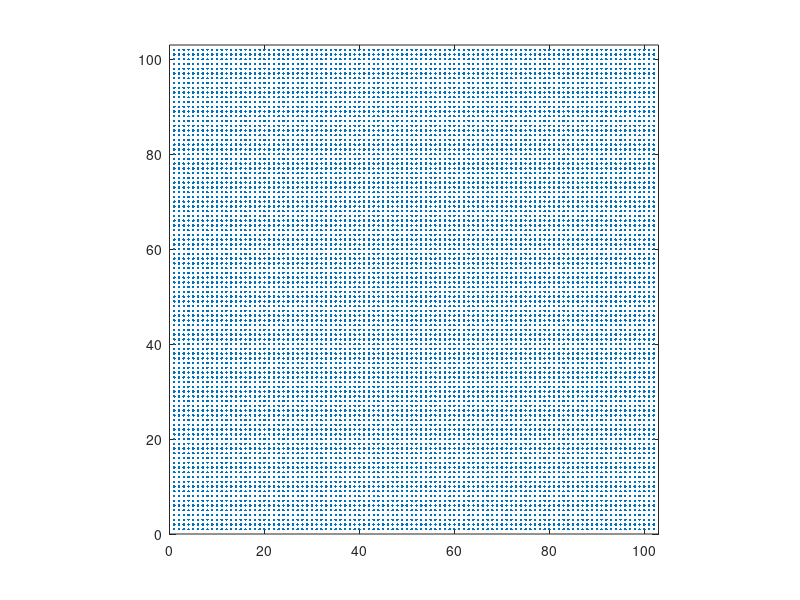
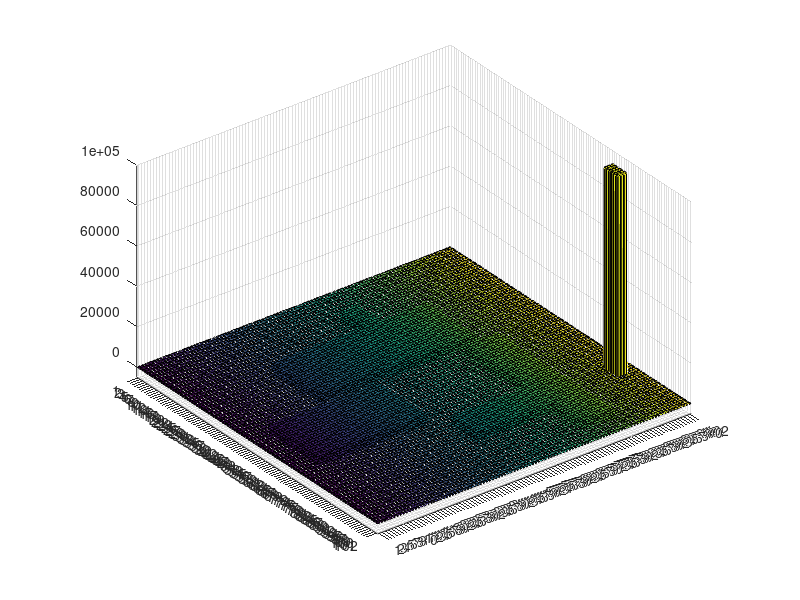

Recreate these plots in MATLAB, in order. (Note: this script raises an error after producing the figures.)
clear all
close all
clc

N = 100;
Np = 100 + 2;

map = zeros(Np,Np);        % map dimension

% Initialize walls and obstacle maps as empty
walls = zeros(Np,Np);
obs1 = zeros(Np,Np);
obs2 = zeros(Np,Np);
obs3 = zeros(Np,Np);
goal = zeros(Np,Np);

% Define Rewards and MDP Parameters
wall_reward = -100;
obstacle_reward = -5000;
goal_reward = 100000;
nom_cell_reward = -2;
discount_factor = 1;

% Create exterior walls
walls(2,2:N) = wall_reward;
walls(2:N+1,2) = wall_reward;
walls(N+1,2:N+1) = wall_reward;
walls(2:N+1,N+1) = wall_reward;

% Create single obstacle
obs1(20:40,30:80) = obstacle_reward;
obs1(10:20,60:65) = obstacle_reward;

% Another obstacle
obs2(45:65,10:45) = obstacle_reward;

% Another obstacle
obs3(43:92,75:85) = obstacle_reward;
obs3(70:80,50:75) = obstacle_reward;

% The goal states
goal(75:80,96:98) = goal_reward;

% Put walls and obstacles into map
map = walls + obs1 + obs2 + obs3 + goal;

global di gamma prob
gamma = 1;  % discount factor
di = []; % list of cells not to iterate over during value iteration
prob = 0.8; % probability of moving in desired direction

% Make list of cells to iterate through that are not walls or obstacles or goal states
for i = 1:Np
    for j = 1:Np
        if map(i,j) == 0
            map(i,j) = nom_cell_reward
        else
            di = [di [i;j]];
        end
    end
end



% Make Plots --------------------------------------------------------------
% Plot map
% Sort through the cells to determine the x-y locations of occupied cells
[Mm,Nm] = size(map);
xm = [];
ym = [];
    for i = 1:Mm
        for j = 1:Nm
            if map(i,j)
                xm = [xm i];
                ym = [ym j];
            end
        end
    end

figure(1)
plot(xm,ym,'.')
axis([0 Np+1 0 Np+1]);
axis('square');

figure(2)
b = bar3(map);
for k = 1:length(b)
    zdata = b(k).ZData;
    b(k).CData = zdata;
    b(k).FaceColor = 'interp';
end
axis([0 Np+1 0 Np+1]);
axis('square'); 
view(-90,90)

